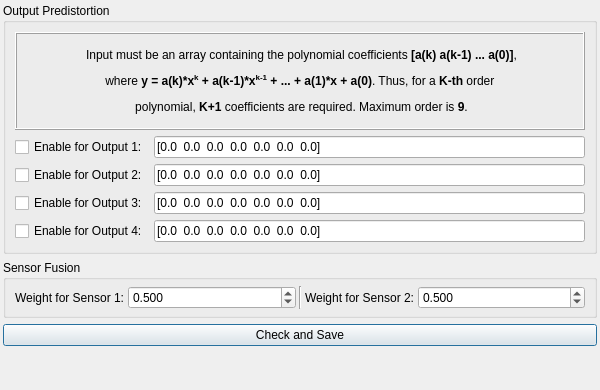
<?xml version="1.0" encoding="UTF-8"?>
<ui version="4.0">
 <class>AdditionalConfigDialog</class>
 <widget class="QDialog" name="AdditionalConfigDialog">
  <property name="geometry">
   <rect>
    <x>0</x>
    <y>0</y>
    <width>600</width>
    <height>390</height>
   </rect>
  </property>
  <property name="windowTitle">
   <string>Additional System Configuration</string>
  </property>
  <layout class="QGridLayout" name="gridLayout_2">
   <property name="leftMargin">
    <number>3</number>
   </property>
   <property name="topMargin">
    <number>3</number>
   </property>
   <property name="rightMargin">
    <number>3</number>
   </property>
   <property name="bottomMargin">
    <number>3</number>
   </property>
   <item row="0" column="0" colspan="2">
    <widget class="QGroupBox" name="groupBox">
     <property name="title">
      <string>Output Predistortion</string>
     </property>
     <layout class="QGridLayout" name="gridLayout">
      <item row="0" column="0" colspan="2">
       <widget class="QLabel" name="label">
        <property name="autoFillBackground">
         <bool>false</bool>
        </property>
        <property name="frameShape">
         <enum>QFrame::Box</enum>
        </property>
        <property name="frameShadow">
         <enum>QFrame::Raised</enum>
        </property>
        <property name="text">
         <string>&lt;html&gt;&lt;head/&gt;&lt;body&gt;&lt;p align=&quot;center&quot;&gt;&lt;span style=&quot; font-size:9pt;&quot;&gt;&lt;br/&gt;Input must be an array containing the polynomial coefficients &lt;/span&gt;&lt;span style=&quot; font-size:9pt; font-weight:600;&quot;&gt;[a(k) a(k-1) ... a(0)]&lt;/span&gt;&lt;span style=&quot; font-size:9pt;&quot;&gt;,&lt;/span&gt;&lt;/p&gt;&lt;p align=&quot;center&quot;&gt;&lt;span style=&quot; font-size:9pt;&quot;&gt;where &lt;/span&gt;&lt;span style=&quot; font-size:9pt; font-weight:600;&quot;&gt;y = a(k)*x&lt;/span&gt;&lt;span style=&quot; font-size:9pt; font-weight:600; vertical-align:super;&quot;&gt;k&lt;/span&gt;&lt;span style=&quot; font-size:9pt; font-weight:600;&quot;&gt; + a(k-1)*x&lt;/span&gt;&lt;span style=&quot; font-size:9pt; font-weight:600; vertical-align:super;&quot;&gt;k-1&lt;/span&gt;&lt;span style=&quot; font-size:9pt; font-weight:600;&quot;&gt; + ... + a(1)*x + a(0)&lt;/span&gt;&lt;span style=&quot; font-size:9pt;&quot;&gt;. Thus, for a &lt;/span&gt;&lt;span style=&quot; font-size:9pt; font-weight:600;&quot;&gt;K-th&lt;/span&gt;&lt;span style=&quot; font-size:9pt;&quot;&gt; order &lt;/span&gt;&lt;/p&gt;&lt;p align=&quot;center&quot;&gt;&lt;span style=&quot; font-size:9pt;&quot;&gt;polynomial, &lt;/span&gt;&lt;span style=&quot; font-size:9pt; font-weight:600;&quot;&gt;K+1&lt;/span&gt;&lt;span style=&quot; font-size:9pt;&quot;&gt; coefficients are required. Maximum order is &lt;/span&gt;&lt;span style=&quot; font-size:9pt; font-weight:600;&quot;&gt;9&lt;/span&gt;&lt;span style=&quot; font-size:9pt;&quot;&gt;.&lt;br/&gt;&lt;/span&gt;&lt;/p&gt;&lt;/body&gt;&lt;/html&gt;</string>
        </property>
       </widget>
      </item>
      <item row="1" column="1">
       <widget class="QLineEdit" name="textPoly1">
        <property name="text">
         <string>[0.0  0.0  0.0  0.0  0.0  0.0  0.0]</string>
        </property>
       </widget>
      </item>
      <item row="3" column="0">
       <widget class="QCheckBox" name="checkEnable3">
        <property name="text">
         <string>Enable for Output 3:</string>
        </property>
       </widget>
      </item>
      <item row="1" column="0">
       <widget class="QCheckBox" name="checkEnable1">
        <property name="text">
         <string>Enable for Output 1:</string>
        </property>
       </widget>
      </item>
      <item row="2" column="0">
       <widget class="QCheckBox" name="checkEnable2">
        <property name="text">
         <string>Enable for Output 2:</string>
        </property>
       </widget>
      </item>
      <item row="3" column="1">
       <widget class="QLineEdit" name="textPoly3">
        <property name="text">
         <string>[0.0  0.0  0.0  0.0  0.0  0.0  0.0]</string>
        </property>
       </widget>
      </item>
      <item row="2" column="1">
       <widget class="QLineEdit" name="textPoly2">
        <property name="text">
         <string>[0.0  0.0  0.0  0.0  0.0  0.0  0.0]</string>
        </property>
       </widget>
      </item>
      <item row="4" column="0">
       <widget class="QCheckBox" name="checkEnable4">
        <property name="text">
         <string>Enable for Output 4:</string>
        </property>
       </widget>
      </item>
      <item row="4" column="1">
       <widget class="QLineEdit" name="textPoly4">
        <property name="text">
         <string>[0.0  0.0  0.0  0.0  0.0  0.0  0.0]</string>
        </property>
       </widget>
      </item>
     </layout>
    </widget>
   </item>
   <item row="7" column="0" colspan="2">
    <widget class="QLabel" name="statusLabel">
     <property name="text">
      <string/>
     </property>
    </widget>
   </item>
   <item row="6" column="0" colspan="2">
    <widget class="QPushButton" name="bSave">
     <property name="text">
      <string>Check and Save</string>
     </property>
    </widget>
   </item>
   <item row="5" column="0" colspan="2">
    <widget class="QGroupBox" name="groupBox_2">
     <property name="title">
      <string>Sensor Fusion</string>
     </property>
     <layout class="QHBoxLayout" name="horizontalLayout">
      <property name="spacing">
       <number>3</number>
      </property>
      <property name="topMargin">
       <number>6</number>
      </property>
      <property name="bottomMargin">
       <number>6</number>
      </property>
      <item>
       <widget class="QLabel" name="label_2">
        <property name="sizePolicy">
         <sizepolicy hsizetype="Fixed" vsizetype="Preferred">
          <horstretch>0</horstretch>
          <verstretch>0</verstretch>
         </sizepolicy>
        </property>
        <property name="text">
         <string>Weight for Sensor 1:</string>
        </property>
       </widget>
      </item>
      <item>
       <widget class="QDoubleSpinBox" name="spinFusionW1">
        <property name="locale">
         <locale language="English" country="UnitedStates"/>
        </property>
        <property name="decimals">
         <number>3</number>
        </property>
        <property name="maximum">
         <double>1000.000000000000000</double>
        </property>
        <property name="value">
         <double>0.500000000000000</double>
        </property>
       </widget>
      </item>
      <item>
       <widget class="Line" name="line">
        <property name="orientation">
         <enum>Qt::Vertical</enum>
        </property>
       </widget>
      </item>
      <item>
       <widget class="QLabel" name="label_3">
        <property name="sizePolicy">
         <sizepolicy hsizetype="Fixed" vsizetype="Preferred">
          <horstretch>0</horstretch>
          <verstretch>0</verstretch>
         </sizepolicy>
        </property>
        <property name="text">
         <string>Weight for Sensor 2:</string>
        </property>
       </widget>
      </item>
      <item>
       <widget class="QDoubleSpinBox" name="spinFusionW2">
        <property name="locale">
         <locale language="English" country="UnitedStates"/>
        </property>
        <property name="decimals">
         <number>3</number>
        </property>
        <property name="maximum">
         <double>1000.000000000000000</double>
        </property>
        <property name="value">
         <double>0.500000000000000</double>
        </property>
       </widget>
      </item>
     </layout>
    </widget>
   </item>
  </layout>
 </widget>
 <resources/>
 <connections/>
</ui>
